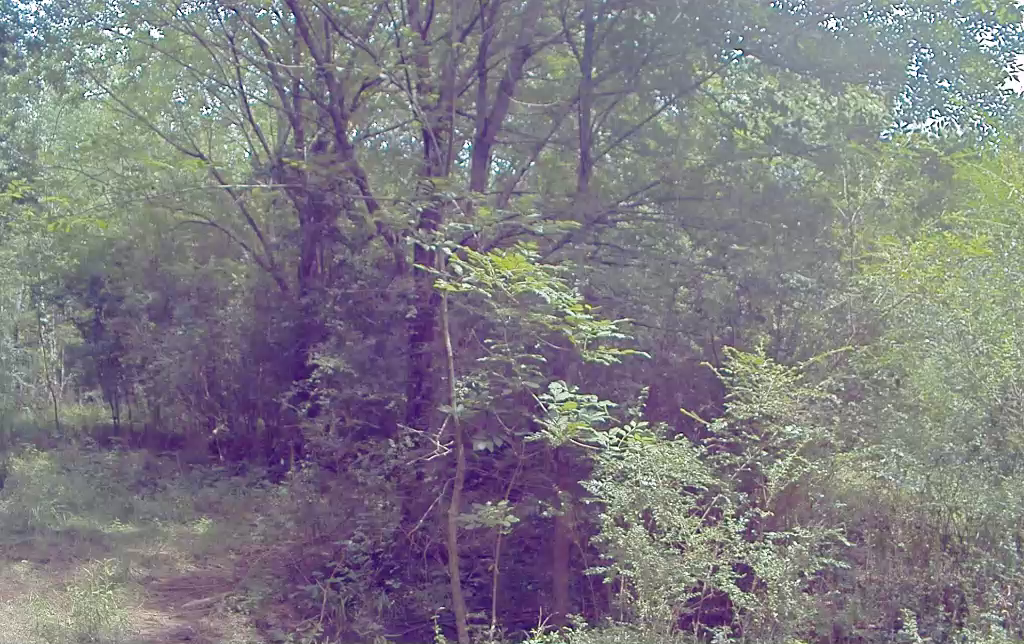
#> input picture cavs/compressionStuff/videoCompression/Brown_Field/Test/decompress/frame001.png, 1024 x 644 px, given as the content of the folder /scratch/aniemcz/CAT2/CAT/mixed/Test/annos, which was not available
$ jupyter execute check_test_train_leak.ipynb   (older library calls are emulated)
#> lines starting #> are read from the running program, lines starting #| are printed output that depends on the picture; pictures that were not available may be replaced by others from this repository, and a replacement may not be noted
[cell 1]
import os
from PIL import Image
from tqdm import tqdm
import hashlib
import numpy as np

from PIL import Image
#import imagehash

#from here https://github.com/JohannesBuchner/imagehash/blob/master/imagehash/__init__.py
#Author Johannes Buchner
#I put the function definitions in so you don't have to install imagehash
try:
    ANTIALIAS = Image.Resampling.LANCZOS
except AttributeError:
    # deprecated in pillow 10
    # https://pillow.readthedocs.io/en/stable/deprecations.html
    ANTIALIAS = Image.ANTIALIAS

def _binary_array_to_hex(arr):
    """
    internal function to make a hex string out of a binary array.
    """
    bit_string = ''.join(str(b) for b in 1 * arr.flatten())
    width = int(np.ceil(len(bit_string) / 4))
    return '{:0>{width}x}'.format(int(bit_string, 2), width=width)

def perceptual_hash(image_path, hash_size=8, highfreq_factor=4):
    # type: (Image.Image, int, int) -> ImageHash
    """
    Perceptual Hash computation.

    Implementation follows https://www.hackerfactor.com/blog/index.php?/archives/432-Looks-Like-It.html

    @image must be a PIL instance.
    """
#> called with hash_size = 8, highfreq_factor = 4
    if hash_size < 2:
        raise ValueError('Hash size must be greater than or equal to 2')

    image = Image.open(image_path)
#> image is the input picture: PIL image 1024x644 RGB; mean R, G, B 126.7, 124.6, 130.3
    import scipy.fftpack
    img_size = hash_size * highfreq_factor
    image = image.convert('L').resize((img_size, img_size), ANTIALIAS)
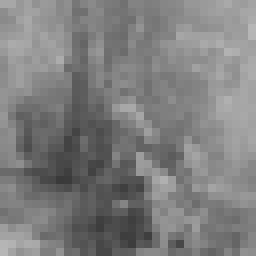
#> image: PIL image 32x32 L (shown 8 times larger); min 58, max 182, mean 125.8
    pixels = np.asarray(image)
    dct = scipy.fftpack.dct(scipy.fftpack.dct(pixels, axis=0), axis=1)
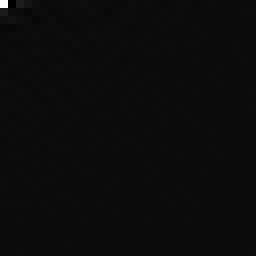
#> dct: shape (32, 32) float64 (shown 8 times larger); min -24914, max 515424, mean 582.9; drawn with min black and max white
    dctlowfreq = dct[:hash_size, :hash_size]
    med = np.median(dctlowfreq)
#> med = -64.72
    diff = dctlowfreq > med
    return _binary_array_to_hex(diff)
#> in _binary_array_to_hex, `width = int(np.ceil(len(bit_string) / 4))`: width = 16


#def perceptual_hash(image_path, hash_size=8, highfreq_factor=4):
#    return imagehash.phash(Image.open(image_path), hash_size, highfreq_factor)

# [13 lines left out: function avg_hash, not called in this run]

import hashlib
# [47 lines left out: functions compute_file_hash, compute_file_hash_sha512, image_hash, image_dhash, image_gray_resize, not called in this run]

[cell 2]
import os
from tqdm import tqdm

# Function to check for identical images between two datasets
def check_for_identical_images_between_datasets(dataset1_path, dataset2_path):

    # Get all image files from both datasets
    dataset1_files = sorted([f for f in os.listdir(dataset1_path) if f.endswith(('.png', '.jpg', '.jpeg'))])
    dataset2_files = sorted([f for f in os.listdir(dataset2_path) if f.endswith(('.png', '.jpg', '.jpeg'))])

    dataset1_hashes = {}  # Dictionary to store hashes of dataset1 images
    identical_images = []  # List to store pairs of identical images

    # Compute hashes for all images in dataset1
    for img_file in tqdm(dataset1_files, desc="Processing Dataset 1"):
        img_path = os.path.join(dataset1_path, img_file)
        img_hash = perceptual_hash(img_path)
#> img_hash = 'b8ccf2176d825d64'
        dataset1_hashes[img_hash] = img_file

    # Check for identical images in dataset2
    for img_file in tqdm(dataset2_files, desc="Processing Dataset 2"):
        img_path = os.path.join(dataset2_path, img_file)
        img_hash = perceptual_hash(img_path)

        if img_hash in dataset1_hashes:
            identical_images.append((dataset1_hashes[img_hash], img_file))
            print(f"Identical image found: {dataset1_hashes[img_hash]} (in Dataset 1) and {img_file} (in Dataset 2)")
#| Identical image found: frame001.png (in Dataset 1) and frame001.png (in Dataset 2)

    # Summary of results
    print(f"Finished processing datasets.")
    if identical_images:
        print(f"Found {len(identical_images)} identical images:")
#| Found 1 identical images:
        for img1, img2 in identical_images:
            print(f"{img1} (in Dataset 1) is identical to {img2} (in Dataset 2)")
#> this loop made 1 pass
#> (img1, img2) on pass 1: ('frame001.png', 'frame001.png')
#| frame001.png (in Dataset 1) is identical to frame001.png (in Dataset 2)
    else:
        print("No identical images found between the two datasets.")

[cell 3]
# Example usage:

root = "/scratch/aniemcz/CAT2/CAT/"

mixed_test_path = os.path.join(root, "mixed", "Test", "annos")
mixed_train_path = os.path.join(root, "mixed", "Train", "annos")

check_for_identical_images_between_datasets(mixed_test_path, mixed_train_path)

[cell 4]
import matplotlib.pyplot as plt
from PIL import Image

image1_path = os.path.join(mixed_test_path, 'anno_108.jpg')
image2_path = os.path.join(mixed_train_path, 'anno_109.jpg')

# Load two images
image1 = Image.open(image1_path)
image2 = Image.open(image2_path)
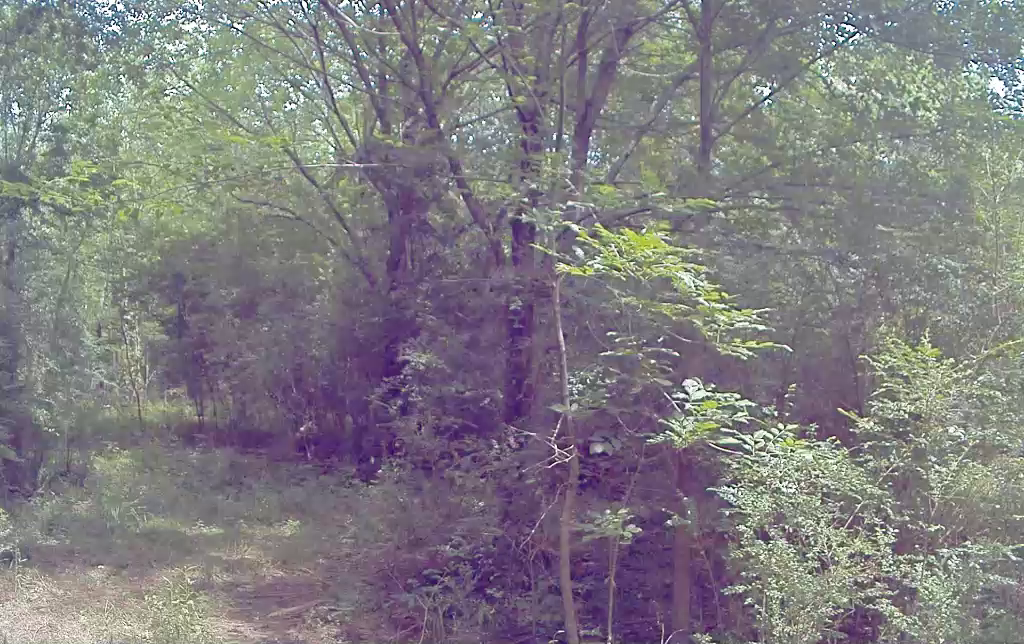
#> input picture cavs/compressionStuff/videoCompression/Brown_Field/Test/decompress/frame002.png, 1024 x 644 px, given in place of anno_109.jpg, which was not available
#> image2 is the input picture: PIL image 1024x644 RGB; mean R, G, B 127.7, 125.2, 128.5

# Create a figure and two subplots
fig, axes = plt.subplots(1, 2, figsize=(10, 5))

# Display the first image on the first subplot
axes[0].imshow(image1)
axes[0].axis('off')  # Hide the axis

# Display the second image on the second subplot
axes[1].imshow(image2)
axes[1].axis('off')  # Hide the axis

# Display the images
plt.show()
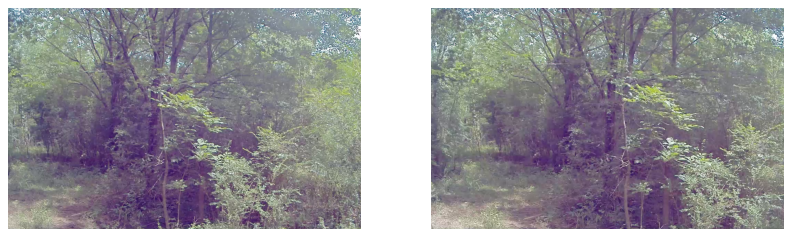
#> figure drawn by matplotlib, 2 panels
